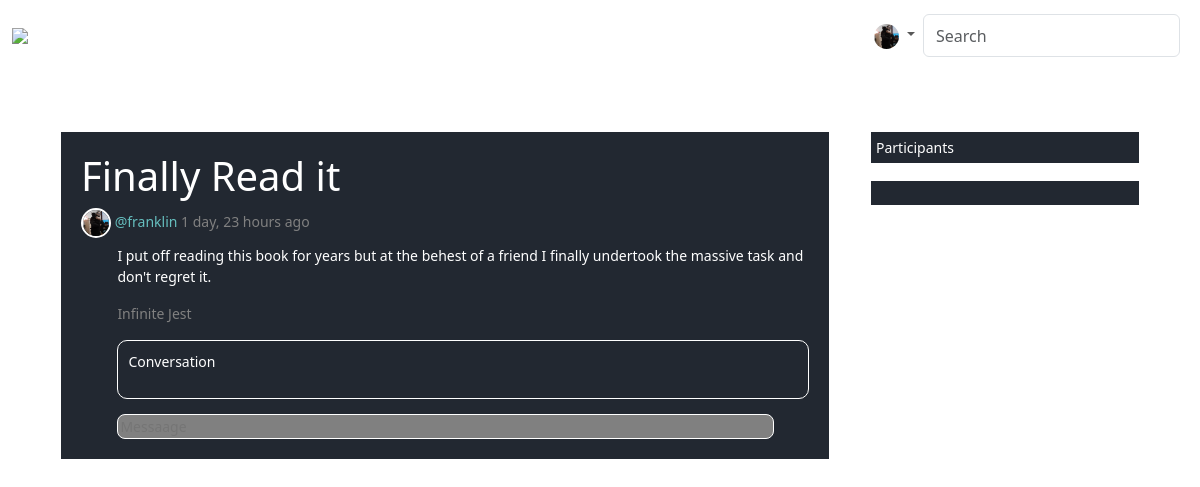
Before: /room/2/ (signed in) with the older database file.
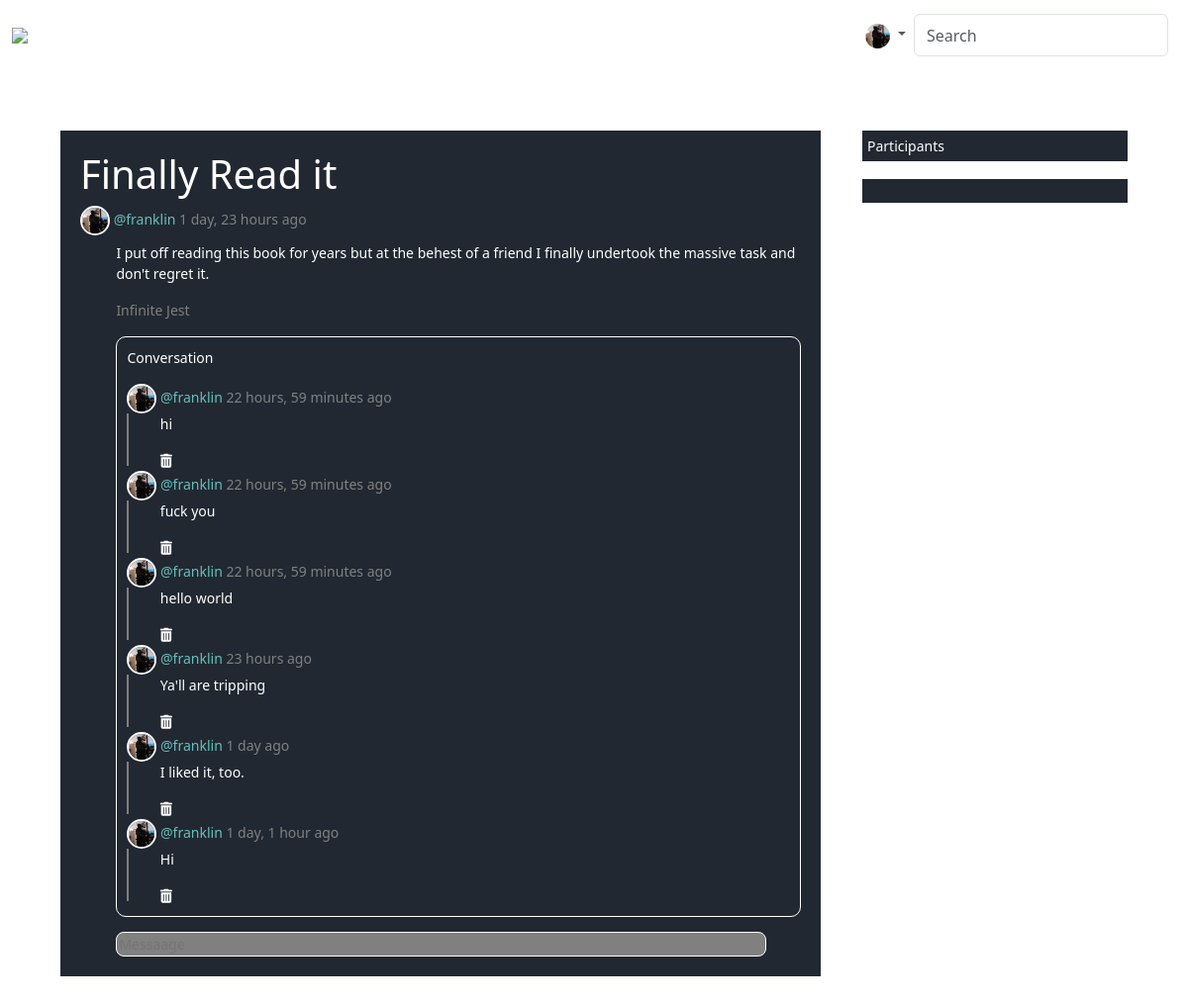
After: the same page with the newer database file.
### lithubs/models.py (models this page shows)
class Message(models.Model):
    user = models.ForeignKey(User, on_delete = models.CASCADE)
    room = models.ForeignKey(Room, on_delete = models.CASCADE)
    body = models.TextField()
    updated = models.DateTimeField(auto_now = True)
    created = models.DateTimeField(auto_now_add = True)
    def __str__(self):
        return self.body[:50]

### lithubs/views.py (the view, shortened to what this page needs)
# urls.py: path('room/<str:pk>/', views.room, name = 'room'),
def room(request, pk):
    room = Room.objects.get(id = pk)
    room_messages = room.message_set.all().order_by('-created')
    participants = room.participants.all()
    context = {'room': room, 'room_messages': room_messages, 'participants': participants}
    return render(request, 'lithubs/room.html', context)

### lithubs/models.py (called while the page is built)
    def __str__(self):
        return self.name

### lithubs/templates/lithubs/room.html (shortened to what this page needs)
{% extends 'lithubs/main.html' %}
{% load static %}
{% block content %}
<div class="room-wrapper">
  <div class="room-host-container">
    <h1 class="room-name">{{ room.name }}</h1>
    <span><img class="room-avatar-img" src="{% static 'lithubs/img/franklin_and_bruce.jpeg' %}"></span>
    <span class="room-host-name"><a style="color: var(--secondary-color); text-decoration:none;" href="{% url 'lithubs:profile' user.id %}">@{{ room.host }}</a></span>
    <span class="room-created">{{ room.created|timesince }} ago</span>
    <p class="room-description">{{ room.description }}</p>
    <p class="room-topic">{{ room.topic }}</p>
    <div class="room-conversation-container">
      <p>Conversation</p>
      {% for message in room_messages %}
      <span><img class="room-avatar-img" src="{% static 'lithubs/img/franklin_and_bruce.jpeg' %}"></span>
      <div class="room-vl"></div>
      <span class="room-message-host"><a style="color: var(--secondary-color); text-decoration: none;" href="{% url 'lithubs:profile' user.id %}">@{{ message.user }}</a></span>
      <span class="room-created">{{ message.created|timesince }} ago</span>
      <p class="room-message">{{ message }}</p>
      {% if request.user == message.user %}
      <a style="display:block;"href="{% url 'lithubs:delete-message' message.id %}"><i class="fa fa-trash message-trash-icon"></i></a>
      {% endif %}
      {% endfor %}
    </div>
    <div class="room-form-wrapper">
       {% if user.is_authenticated %}
       <form class="room-form" method='POST' action="">
	 <div>
	  <input class="room-form-input" type="text" name="body" placeholder="Messaage">
	 </div>
      </form>
      {% endif %}
    </div>
  </div>
  <div class="partcipants-container">
    <p class="participants-header">Participants</p>
    <div class="participants-box">
    </div>
  </div>
</div>
{% endblock content %}

Changed rows visible on the page:
added Message: user "franklin", created "22 hours, 59 minutes", body "hi"
added Message: user "franklin", created "22 hours, 59 minutes", body "fuck you"
added Message: user "franklin", created "22 hours, 59 minutes", body "hello world"
added Message: user "franklin", created "23 hours", body "Ya'll are tripping"
added Message: user "franklin", created "1 day", body "I liked it, too."
added Message: user "franklin", created "1 day, 1 hour", body "Hi"
